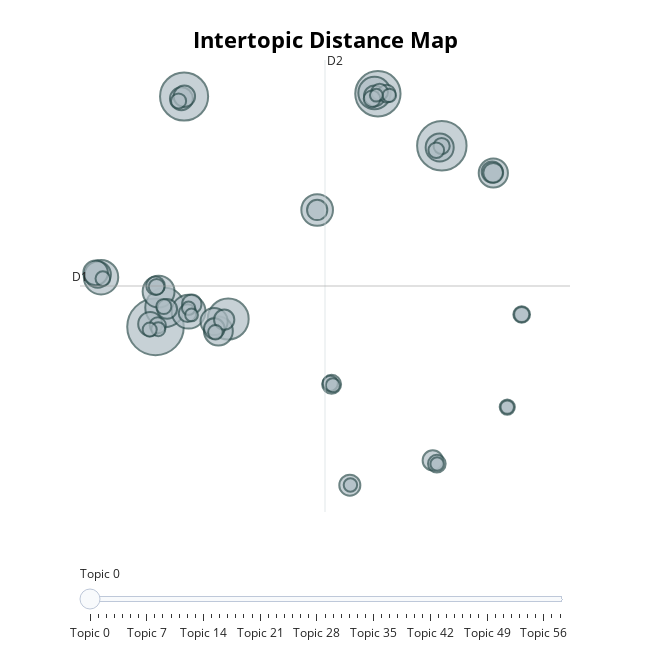

The cell this chart's notebook holds for it:
### Code cell
import matplotlib.pyplot as plt

# Generate and display the topic similarity plot (2D projection)
fig = bert_topic.visualize_topics()
fig.show()
